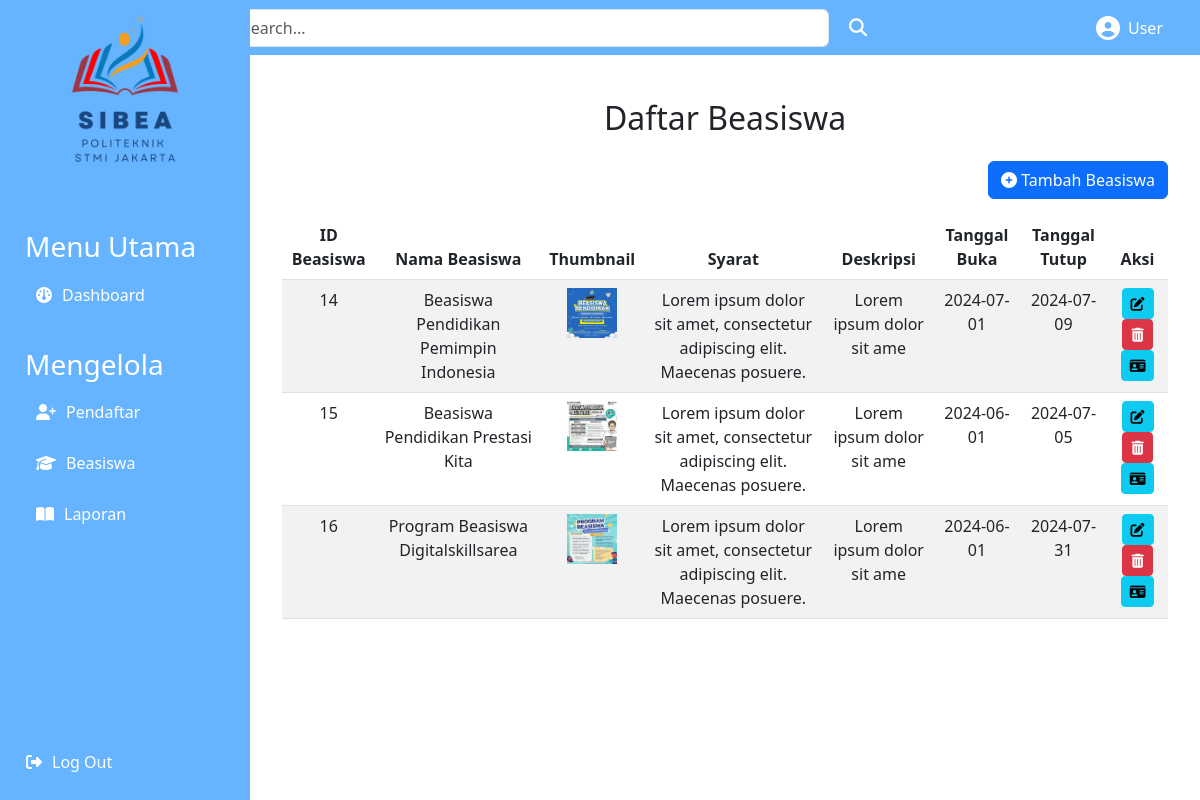
Page /dashboard/beasiswa/beasiswa.php on the committed database.
### tables this page shows
CREATE TABLE `beasiswa` (
  `Id_beasiswa` int(11) NOT NULL,
  `Id_Admin` int(11) NOT NULL,
  `Nama_beasiswa` varchar(100) NOT NULL,
  `thumbnail` varchar(255) DEFAULT NULL,
  `Syarat` text DEFAULT NULL,
  `deskripsi` varchar(25) NOT NULL,
  `open_date` date NOT NULL,
  `close_date` date NOT NULL
);

### dashboard/beasiswa/beasiswa.php (the view, shortened to what this page needs)
<!DOCTYPE html>
<html lang="en">
<head>
    <link href="https://cdn.jsdelivr.net/npm/bootstrap@5.3.0/dist/css/bootstrap.min.css" rel="stylesheet">
    <link rel="stylesheet" href="../assets/style.css">
    <link rel="stylesheet" href="https://cdnjs.cloudflare.com/ajax/libs/font-awesome/6.4.0/css/all.min.css">
</head>
<body>
    <nav class="navbar navbar-expand-lg navbar-light">
        <div class="container-fluid">
            <div class="d-flex justify-content-between w-100">
                <form class="d-flex form-inline">
                    <input class="form-control me-2" type="search" placeholder="Search..." aria-label="Search">
                    <button class="btn btn-outline-light" type="submit">
                        <i class="fas fa-search"></i>
                    </button>
                </form>
            </div>
            <div class="d-flex align-items-center text-center" style="margin-right: 25px;">
                <i class="fas fa-user-circle" style="font-size: 24px; color: white; margin-right: 8px;"></i>
                <p class="mb-0 text-white">User</p>
            </div>
        </div>
    </nav>
    <div class="sidebar">
        <div class="logo text-center">
            <img src="../assets/logo.png" style="height: 150px; width:auto;" alt="Logo">
        </div>
        <div class="menu">
            <div class="menu-utama">
                <h3>Menu Utama</h3>
                <a href="../dashboard.php" class="btn">
                    <i class="fa-solid fa-gauge"></i>Dashboard
                </a>
            </div>
            <div class="menu-utama">
                <h3>Mengelola</h3>
                <a href="../pendaftar/pendaftar.php" class="btn">
                    <i class="fas fa-user-plus"></i>Pendaftar
                </a>
                <a href="../beasiswa/beasiswa.php" class="btn">
                    <i class="fas fa-graduation-cap"></i>Beasiswa
                </a>
                <a href="/beasiswa/dashboard/laporan/laporan.php" class="btn">
                    <i class="fa-solid fa-book-open"></i></i>Laporan
                </a>
            </div>
        </div>
        <div class="logout">
            <a href="../logout.php" class="btn">
                <i class="fas fa-sign-out-alt"></i> Log Out
            </a>
        </div>
    </div>
    <div class="content text-center">
        <div class="container mt-4">
            <h2 class="mb-4 text-center">Daftar Beasiswa</h2>
            <div class="text-end mb-3">
                <a href="tambahbeasiswa.php" class="btn btn-primary">
                    <i class="fas fa-plus-circle"></i> Tambah Beasiswa
                </a>
            </div>
            <table class="table table-striped">
                <thead>
                    <tr>
                        <th>ID Beasiswa</th>
                        <th>Nama Beasiswa</th>
                        <th>Thumbnail</th>
                        <th>Syarat</th>
                        <th>Deskripsi</th>
                        <th>Tanggal Buka</th>
                        <th>Tanggal Tutup</th>
                        <th>Aksi</th>
                    </tr>
                </thead>
                <tbody>
                    <?php
                    include("../../koneksi.php");
                    $bea = mysqli_query($conn, "SELECT * FROM beasiswa");
                    while ($data = mysqli_fetch_array($bea)) {
                    ?>
                        <tr>
                            <td><?php echo $data['Id_beasiswa']; ?></td>
                            <td><?php echo $data['Nama_beasiswa']; ?></td>
                            <td><img src="thumbnail/<?php echo $data['thumbnail']; ?>" alt="Thumbnail" style="height: 50px; width: auto;"></td>
                            <td><?php echo $data['Syarat']; ?></td>
                            <td><?php echo $data['deskripsi']; ?></td>
                            <td><?php echo $data['open_date']; ?></td>
                            <td><?php echo $data['close_date']; ?></td>
                            <td>
                                <a href="ubahbeasiswa.php?Id_beasiswa=<?php echo $data['Id_beasiswa'] ?>" class="btn btn-info btn-sm">
                                    <i class="fas fa-edit"></i>
                                </a>
                                <a href="hapusbeasiswa.php?Id_beasiswa=<?php echo $data['Id_beasiswa'] ?>" class="btn btn-danger btn-sm">
                                    <i class="fas fa-trash-alt"></i>
                                </a>
                                <a href="detailbeasiswa.php?Id_beasiswa=<?php echo $data['Id_beasiswa'] ?>" class="btn btn-info btn-sm">
                                    <i class="fa-solid fa-id-card"></i>
                                </a>
                            </td>
                        </tr>
                    <?php }
                    ?>
                </tbody>
            </table>
        </div>
    </div>
</body>
</html>

### dashboard/assets/style.css (style rules this page uses)
body { background-color: #ffffff; margin: 0; padding: 0; }
.navbar { background-color: #66b3ff; }
.sidebar { height: 100vh; width: 250px; position: fixed; top: 0; left: 0; background-color: #66b3ff; color: #000; padding: 15px; display: flex; flex-direction: column; justify-content: space-between; }
.sidebar .logo img { width: 100%; height: auto; }
.sidebar .menu { margin-top: 50px; }
.sidebar .menu a { text-decoration: none; color: white; display: flex; align-items: center; padding: 10px; margin: 5px 0; border-radius: 4px; }
.sidebar .menu i { margin-right: 10px; }
.menu-utama { padding: 10px; margin: 5px 0; color: white; }
.sidebar .logout { margin-top: auto; text-align: right; }
.sidebar .logout a { text-decoration: none; color: white; display: flex; align-items: center; padding: 10px; border-radius: 4px; }
.sidebar .logout i { margin-right: 10px; }
.content { margin-left: 250px; padding: 20px; }
.navbar .form-inline { flex: 1; display: flex; align-items: center; justify-content: center; }
.navbar .form-inline .form-control { max-width: 600px; }
.navbar .form-inline .btn { border: none; background: transparent; color: white; font-size: 18px; }
.navbar .d-flex.align-items-center { color: white; }
.navbar .d-flex.align-items-center .fa-user-circle { font-size: 24px; margin-right: 8px; }

### rows in the picture
beasiswa: Id_beasiswa "14", Nama_beasiswa "Beasiswa Pendidikan Pemimpin Indonesia", thumbnail (picture), Syarat "Lorem ipsum dolor sit amet, consectetur adipiscing elit. Maecenas posuere.", deskripsi "Lorem ipsum dolor sit ame", open_date "2024-07-01", close_date "2024-07-09"
beasiswa: Id_beasiswa "15", Nama_beasiswa "Beasiswa Pendidikan Prestasi Kita", thumbnail (picture), Syarat "Lorem ipsum dolor sit amet, consectetur adipiscing elit. Maecenas posuere.", deskripsi "Lorem ipsum dolor sit ame", open_date "2024-06-01", close_date "2024-07-05"
beasiswa: Id_beasiswa "16", Nama_beasiswa "Program Beasiswa Digitalskillsarea", thumbnail (picture), Syarat "Lorem ipsum dolor sit amet, consectetur adipiscing elit. Maecenas posuere.", deskripsi "Lorem ipsum dolor sit ame", open_date "2024-06-01", close_date "2024-07-31"
